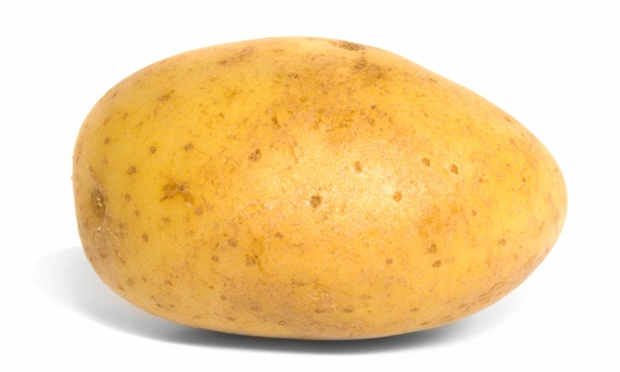
#> input picture dominator/segmentation/potato.jpg, 620 x 372 px
$ python threshold.py potato.jpg
#> lines starting #> are read from the running program, lines starting #| are printed output that depends on the picture; after the words box and inside, x2 and y2 are one past the last pixel; in counts of white or black regions, pixels touching at a corner belong together
#> further down, img is the input picture: shape (372, 620, 3); mean B, G, R 162.6, 213.4, 243
# -*- coding: utf-8 -*-
"""
Created on Sat Mar 12 11:59:39 2016

@author: kaelon
"""
import numpy as np
import cv2
import sys

class ThresholdSegmentation():

    THRESHOLD_TYPES = (None,
                       'GRAYSCALE',)

    def __init__(self, image, threshold, thresh_type=None):
        ''' The ThresholdSegmentation class is used to remove all pixels
        within an image that fall below a specified threshold'''
        assert image.dtype == np.uint8, "Expected uint8, m8!, you gave us {0}".format(image.dtype)
        assert type(threshold) is int
        assert thresh_type in ThresholdSegmentation.THRESHOLD_TYPES

        self.threshold_type = thresh_type
        self.image = image
        self.threshold = threshold

        self.preprocess_image()

    def preprocess_image(self):
        if self.threshold_type == 'GRAYSCALE':
            assert self.image.ndim == 3
            self.image = cv2.cvtColor(self.image, cv2.COLOR_BGR2GRAY)
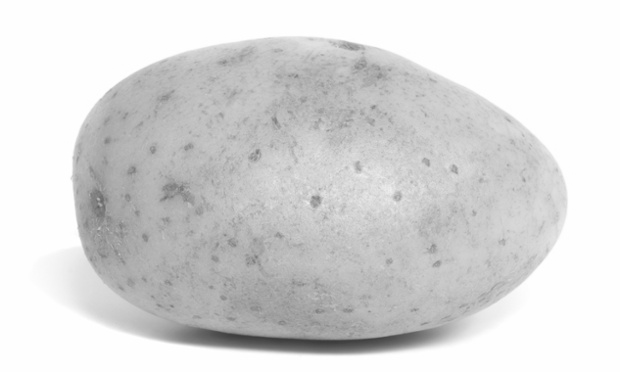
#> self.image: shape (372, 620); min 59, max 255, mean 216.5

    def segment_image(self):
        ''' Segments an image using a thresholding appraoch'''
        binary = self.binary_mask()

        seg_img = self.image.copy()
        seg_img[binary == 0] = 0

        return seg_img, binary

    def binary_mask(self):
        ''' Obtains a binary mask using a thresholding approach'''
        binary = self.image.copy()
        binary[binary < self.threshold] = 0
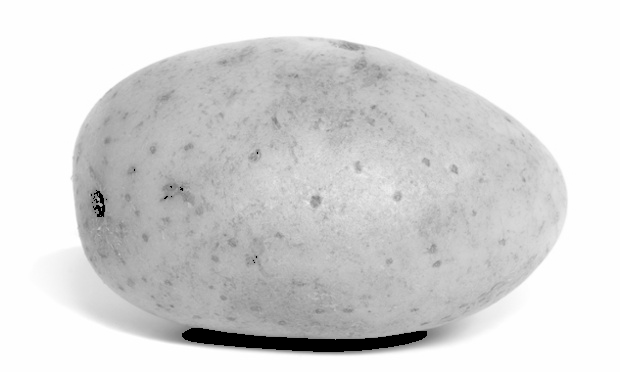
#> binary: shape (372, 620); 1.38% of pixels changed, all inside (x1, y1, x2, y2) = (91, 152, 427, 352)
        binary[binary != 0] = 1
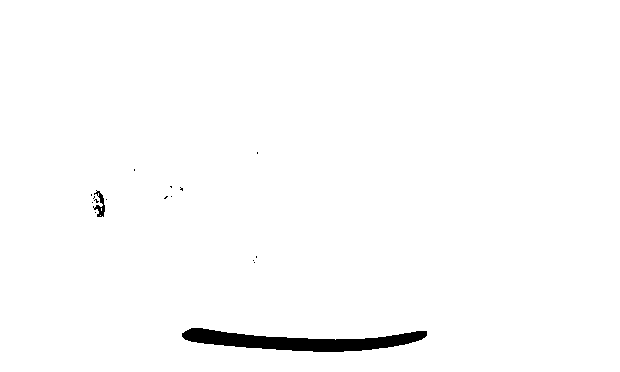
#> binary: shape (372, 620); values 0 (black) and 1 (white), 98.6% white; 17 black regions (15 under 20 px), largest, box (x1, y1, x2, y2) and area: (182, 328, 427, 352) 2992, (93, 190, 105, 217) 139

        return binary

if __name__ == '__main__':
    import matplotlib.pyplot as plt

    if len(sys.argv) > 1:
        img = cv2.imread(sys.argv[1])
    else:
        img = (np.random.rand(100,100, 3) * 255).astype(np.uint8)

    ts = ThresholdSegmentation(img, 128, thresh_type='GRAYSCALE')
    seg_img, _ = ts.segment_image()

    plt.figure('ThresholdSegmentation Example')
    plt.subplot(1, 2, 1)
    plt.imshow(img, interpolation='none')
    plt.subplot(1, 2, 2)
    plt.imshow(seg_img, interpolation='none')
    plt.colorbar()

    plt.show()
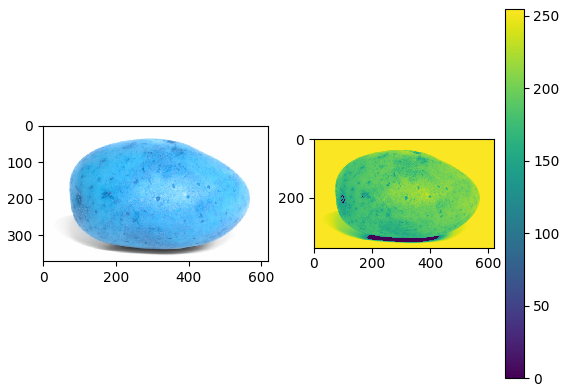
#> figure drawn by matplotlib, 3 panels; B, G, R data is drawn as R, G, B
